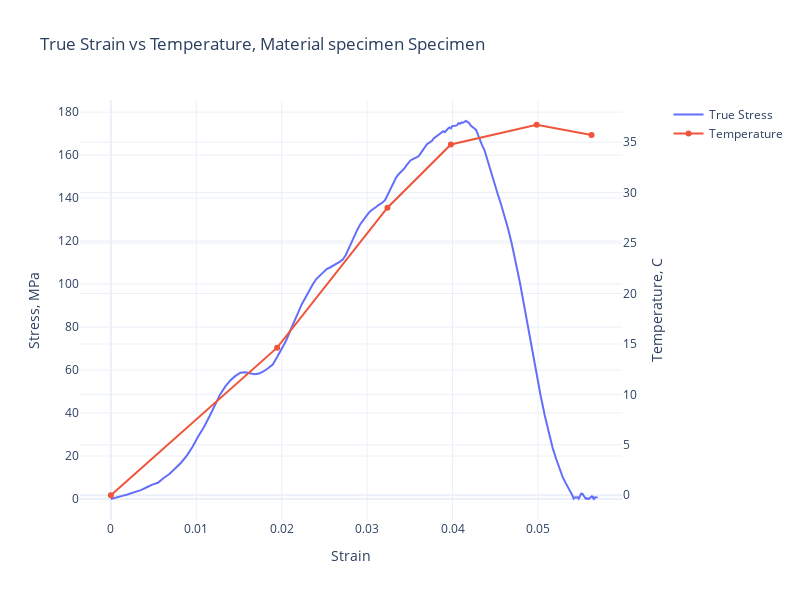

The notebook cell saved with this chart:
### Code cell
material = 'Material'
specimen = 'Specimen'
fig2 = make_subplots(specs=[[{"secondary_y": True}]])
fig2.update_layout(template = 'plotly_white', width=800, height=600,
                  title = f'True Strain vs Temperature, {material} specimen {specimen}')
fig2.add_trace(go.Scatter(x = strain, 
                            y = stress,
                            name = 'True Stress'),
                            secondary_y=False)
fig2.add_trace(go.Scatter(x = eq_strain, 
                            y = temperature, 
                            name = 'Temperature'),
                            secondary_y=True)

fig2.update_xaxes(title_text="Strain")

fig2.update_yaxes(title_text="Stress, MPa", secondary_y=False)
fig2.update_yaxes(title_text="Temperature, C", secondary_y=True)

fig2
fig2.show()

### Figure 1 — Plotly figure (JSON) as saved in the notebook; plotly's stock layout.template omitted (floating-point values rounded to 4 significant figures; data arrays with more than 128 entries replaced by an {"elided": "..."} marker saying what was removed)
{"data": [{"name": "True Stress", "type": "scatter", "x": {"elided": "190 float values"}, "xaxis": "x", "y": {"elided": "190 float values"}, "yaxis": "y"}, {"name": "Temperature", "type": "scatter", "x": [0, 0.01947, 0.03238, 0.03981, 0.04985, 0.05627], "xaxis": "x", "y": [0, 14.63, 28.51, 34.78, 36.73, 35.72], "yaxis": "y2"}], "layout": {"height": 600, "title": {"text": "True Strain vs Temperature, Material specimen Specimen"}, "width": 800, "xaxis": {"anchor": "y", "domain": [0, 0.94], "title": {"text": "Strain"}}, "yaxis": {"anchor": "x", "domain": [0, 1], "title": {"text": "Stress, MPa"}}, "yaxis2": {"anchor": "x", "overlaying": "y", "side": "right", "title": {"text": "Temperature, C"}}}}
